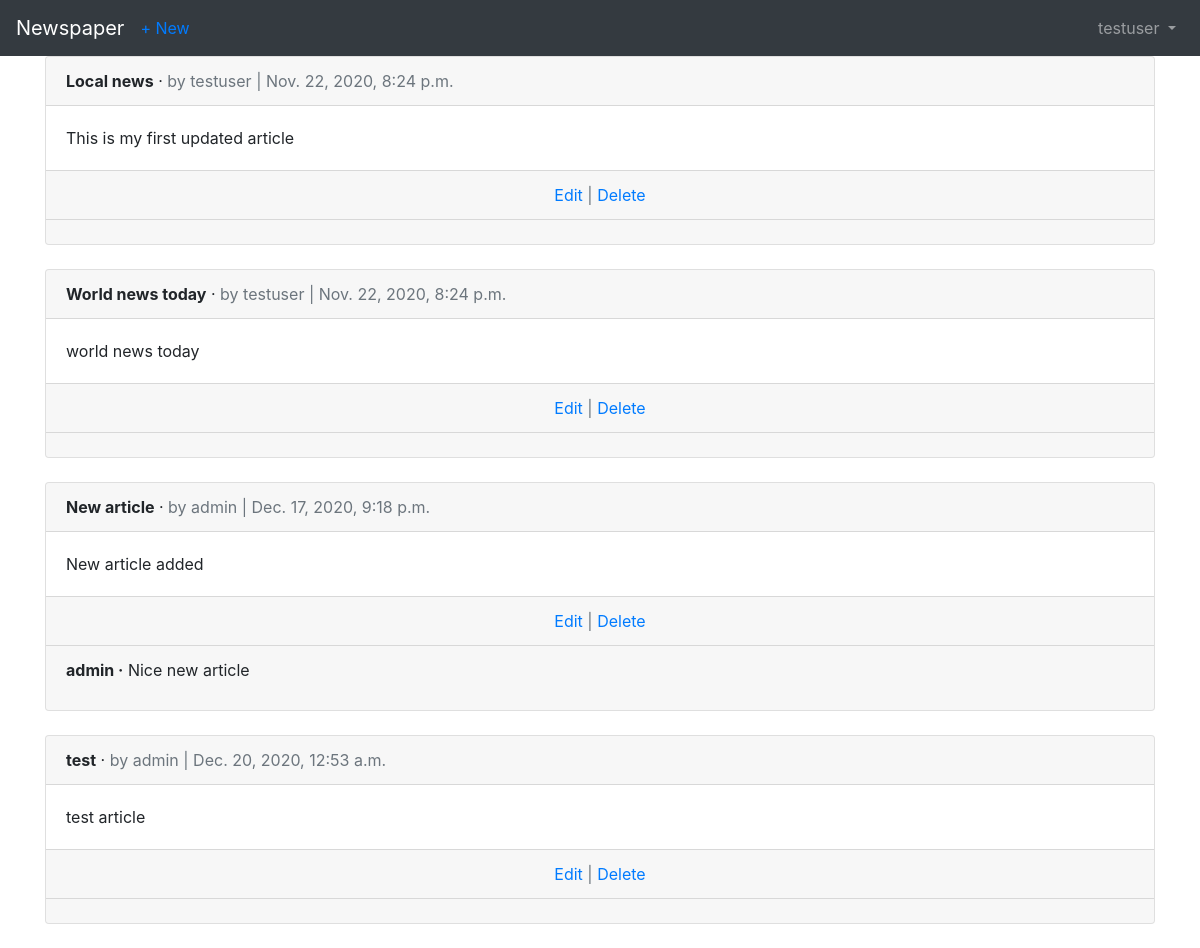
Screenshot of /articles/ (signed in) with the database file from the repository.
### users/models.py (models this page shows)
class CustomUser(AbstractUser):
    age = models.PositiveIntegerField(null=True, blank=True)

### articles/models.py (models this page shows, shortened)
class Article(models.Model):
    title = models.CharField(max_length=255)
    body = models.TextField()
    date = models.DateTimeField(auto_now_add=True)
    author = models.ForeignKey(
        get_user_model(),
        on_delete=models.CASCADE,
    )

class Comment(models.Model):
    article = models.ForeignKey(
        Article,
        on_delete=models.CASCADE,
        related_name='comments'
    )
    comment = models.CharField(max_length=140)
    author = models.ForeignKey(
        get_user_model(),
        on_delete=models.CASCADE,
    )
    def __str__(self):
        return self.comment

### articles/views.py (the view)
# urls.py: path('', ArticleListView.as_view(), name='article_list'),
class ArticleListView(LoginRequiredMixin, ListView):
    model = Article
    template_name = 'article_list.html'
    login_url = 'login'

### templates/article_list.html (shortened to what this page needs)
{% extends 'base.html' %}
{% block content %}
  {% for article in object_list %}
    <div class="card">
      <div class="card-header">
        <span class="font-weight-bold">{{ article.title }}</span> &middot;
        <span class="text-muted">by {{ article.author }} | {{ article.date }}</span>
      </div>
      <div class="card-body">
        {{ article.body }}
      </div>
      <div class="card-footer text-center text-muted">
        <a href="{% url 'article_edit' article.pk %}">Edit</a> |
        <a href="{% url 'article_delete' article.pk %}">Delete</a>
      </div>
      <div class="card-footer">
        {% for comment in article.comments.all %}
          <p>
            <span class="font-weight-bold">{{ comment.author }} &middot;</span>
            {{ comment }}
          </p>
        {% endfor %}
      </div>
    </div>
    <br />
  {% endfor %}
{% endblock content %}

### templates/base.html (shortened to what this page needs)
<!DOCTYPE html>
<html>
<head>
  <link rel="stylesheet" href="https://stackpath.bootstrapcdn.com/bootstrap/4.5.0/css/bootstrap.min.css">
</head>
<body>
  <nav class="navbar navbar-expand-lg navbar-dark bg-dark">
    <a class="navbar-brand" href="{% url 'home' %}">Newspaper</a>
    {% if user.is_authenticated %}
      <ul class="navbar-nav mr-auto">
        <li class="nav-item"><a href="{% url 'article_new' %}">+ New</a></li>
      </ul>
    {% endif %}
    <div class="collapse navbar-collapse" id="navbarSupportedContent">
      {% if user.is_authenticated %}
        <ul class="navbar-nav ml-auto">
          <li class="nav-item">
            <a class="nav-link dropdown-toggle" href="#" id="navbarDropdown" role="button" data-toggle="dropdown" aria-haspopup="true" aria-expanded="false">
              {{ user.username }}
            </a>
          </li>
        </ul>
      {% endif %}
    </div>
  </nav>
  <main>
    <div class="container">
      {% block content %}
      {% endblock content %}
    </div>
  </main>
</body>
</html>

### rows the page displays
CustomUser: username "testuser"
Article: title "Local news", author "testuser", date "Nov. 22, 2020, 8:24 p.m.", body "This is my first updated article"
Article: title "World news today", author "testuser", date "Nov. 22, 2020, 8:24 p.m.", body "world news today"
Article: title "New article", author "admin", date "Dec. 17, 2020, 9:18 p.m.", body "New article added"
Comment: author "admin", comment "Nice new article"
Article: title "test", author "admin", date "Dec. 20, 2020, 12:53 a.m.", body "test article"
